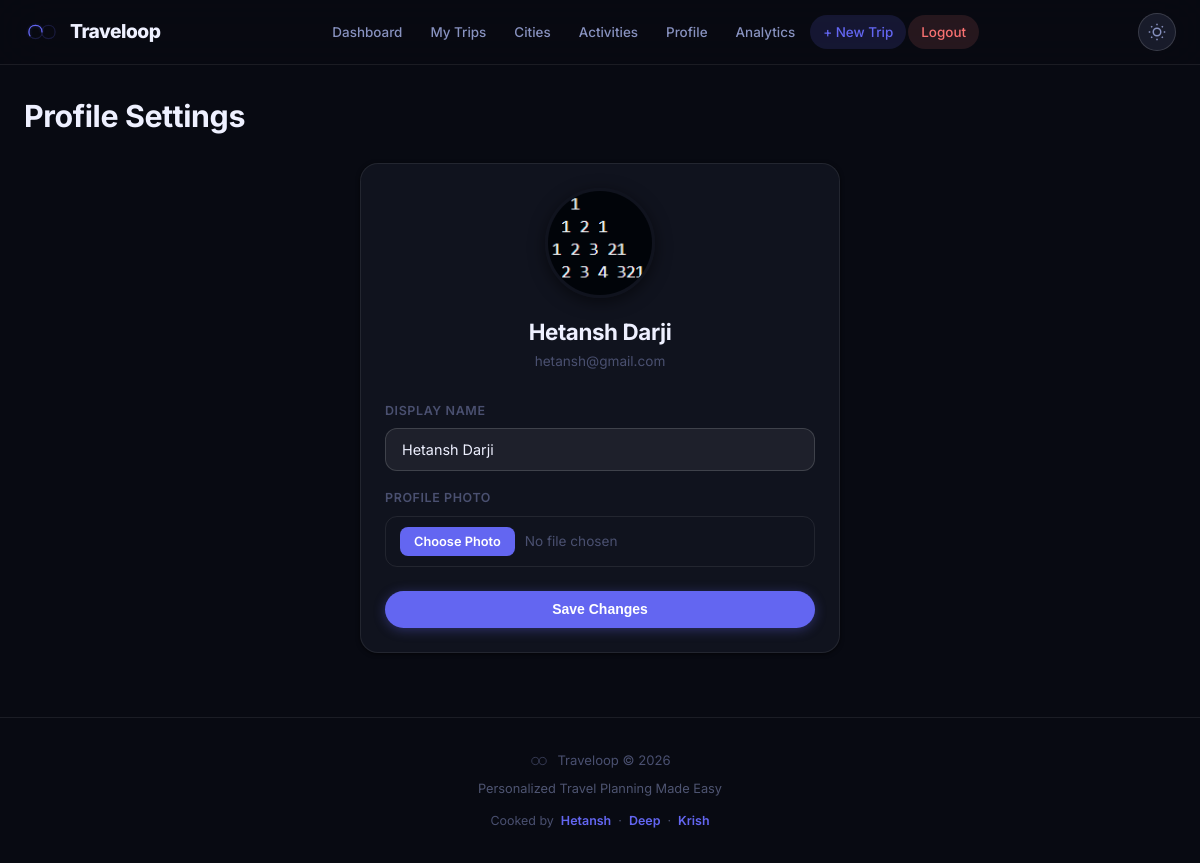
The app's page /profile (signed in) with its own data.
### models.py (models this page shows)
class User(UserMixin, db.Model):
    id = db.Column(db.Integer, primary_key=True)
    name = db.Column(db.String(100), nullable=False)
    email = db.Column(db.String(120), unique=True, nullable=False)
    password = db.Column(db.String(200), nullable=False)
    profile_image = db.Column(
        db.String(200),
        default=""
    )

### app.py (the view, shortened to what this page needs)
@app.route("/profile", methods=["GET", "POST"])
@login_required
def profile():
    form = ProfileForm()
    if request.method == "GET":
        form.name.data = current_user.name
    return render_template(
        "profile.html",
        form=form
    )

### forms.py
class ProfileForm(FlaskForm):
    name = StringField(
        "Name",
        validators=[DataRequired()]
    )
    profile_image = FileField(
        "Profile Image"
    )
    submit = SubmitField("Update Profile")

### app.py (called while the page is built)
@login_manager.user_loader
def load_user(user_id):
    return User.query.get(int(user_id))

@app.after_request
def add_header(response):
    response.cache_control.no_store = True
    response.cache_control.no_cache = True
    response.cache_control.must_revalidate = True
    response.cache_control.max_age = 0
    return response

### templates/profile.html (shortened to what this page needs)
{% extends "base.html" %}
{% block content %}
<div class="page-header fade-up">
    <h2>Profile Settings</h2>
</div>
<div style="max-width:480px;margin:0 auto;" class="fade-up">
    <div class="card">
        <div class="card-body text-center" style="padding-top:1.5rem;">
            {% if current_user.profile_image %}
                <img src="{{ url_for('static', filename='uploads/' + current_user.profile_image) }}"
                     class="avatar" alt="Profile photo"
                     style="border:3px solid var(--bg-surface);box-shadow:0 4px 16px rgba(0,0,0,0.5);">
            {% else %}
                <div class="avatar-placeholder"
                     style="border:3px solid var(--bg-surface);box-shadow:0 4px 16px rgba(0,0,0,0.5);">
                    {{ current_user.name[0].upper() }}
                </div>
            {% endif %}
            <h3 style="margin-bottom:4px;">{{ current_user.name }}</h3>
            <p class="muted" style="font-size:0.85rem;margin-bottom:1.75rem;">{{ current_user.email }}</p>
            <form method="POST" enctype="multipart/form-data" style="text-align:left;">
                <div class="form-group">
                    <label class="form-label">Display Name</label>
                    {{ form.name(class="form-control", value=current_user.name) }}
                </div>
                <div class="form-group mb-4">
                    <label class="form-label">Profile Photo</label>
                    <label class="file-input-label">
                        <span class="file-input-btn">Choose Photo</span>
                        <span class="file-input-text" id="file-label-text">No file chosen</span>
                    </label>
                </div>
                <button type="submit" class="btn btn-primary btn-block">Save Changes</button>
            </form>
        </div>
    </div>
</div>
{% endblock %}

### static/css/style.css (style rules this page uses)
*, *::before, *::after { margin: 0; padding: 0; box-sizing: border-box; }
:root { --bg-base: #080a12; --bg-surface: #10131e; --bg-surface-2: #181b2a; --bg-surface-3: #20243a; --border: rgba(255,255,255,0.08); --border-strong: rgba(255,255,255,0.15); --text-1: #eef0ff; --text-2: #8892c0; --text-3: #4a5070; --accent: #6366f1; --accent-h: #818cf8; --accent-sub: rgba(99,102,241,0.15); --accent-glow: rgba(99,102,241,0.35); --success: #34d399; --success-sub: rgba(52,211,153,0.13); --warning: #fbbf24; --warning-sub: rgba(251,191,36,0.13); --danger: #f87171; --danger-sub: rgba(248,113,113,0.13); --info: #60a5fa; --info-sub: rgba(96,165,250,0.13); --shadow-sm: 0 1px 4px rgba(0,0,0,0.6); --shadow-md: 0 4px 24px rgba(0,0,0,0.6); --shadow-lg: 0 12px 48px rgba(0,0,0,0.7); --shadow-glow: 0 8px 32px rgba(99,102,241,0.25); --navbar-bg: rgba(8,10,18,0.75); --glass-bg: rgba(16,19,30,0.7); --glass-border: rgba(255,255,255,0.1); --scrollbar-bg: #181b2a; --scrollbar-th: #2e3155; --t: 0.22s cubic-bezier(0.4,0,0.2,1); --r-sm: 8px; --r-md: 12px; --r-lg: 18px; --r-xl: 24px; --r-2xl: 32px; }
html { scroll-behavior: smooth; }
body { background: var(--bg-base); color: var(--text-1); font-family: 'Inter', system-ui, sans-serif; font-size: 15px; line-height: 1.65; min-height: 100vh; overflow-x: hidden; transition: background var(--t), color var(--t); }
h1,h2,h3,h4,h5,h6 { font-weight: 700; letter-spacing: -0.4px; color: var(--text-1); line-height: 1.25; margin-bottom: 0; }
h2 { font-size: clamp(1.3rem, 3vw, 1.9rem); }
h3 { font-size: clamp(1.1rem, 2.5vw, 1.4rem); }
p { color: var(--text-2); line-height: 1.7; margin-bottom: 0; }
.card { background: var(--bg-surface); border: 1px solid var(--border); border-radius: var(--r-lg); box-shadow: var(--shadow-sm); transition: background var(--t), border-color var(--t), box-shadow var(--t), transform var(--t); overflow: hidden; }
.card-body { padding: 1.5rem; }
.page-header { display: flex; align-items: center; justify-content: space-between; gap: 1rem; margin-bottom: 1.75rem; flex-wrap: wrap; }
.page-header h1, .page-header h2 { margin-bottom: 0; }
.btn { display: inline-flex; align-items: center; gap: 6px; padding: 0.55rem 1.15rem; border-radius: 999px; font-size: 0.875rem; font-weight: 600; border: none; cursor: pointer; transition: all var(--t); white-space: nowrap; line-height: 1.4; text-decoration: none; }
.btn-primary { background: var(--accent); color: #fff; box-shadow: 0 2px 12px var(--accent-glow); }
.btn-block { width: 100%; justify-content: center; }
.form-group { margin-bottom: 1.1rem; }
.form-label { display: block; font-size: 0.78rem; font-weight: 600; text-transform: uppercase; letter-spacing: 0.6px; color: var(--text-3); margin-bottom: 0.45rem; }
.form-control { width: 100%; background: rgba(255,255,255,0.06) !important; border: 1px solid var(--border-strong) !important; color: var(--text-1) !important; border-radius: var(--r-md) !important; padding: 0.72rem 1rem; font-size: 0.9rem; font-family: inherit; transition: all var(--t); outline: none; }
.form-control::placeholder { color: var(--text-3); }
.avatar { width: 110px; height: 110px; border-radius: 50%; object-fit: cover; border: 3px solid var(--border-strong); display: block; margin: 0 auto 1.25rem; }
.file-input-label { display: flex; align-items: center; gap: 10px; background: var(--bg-input); border: 1px solid var(--border); border-radius: var(--r-md); padding: 10px 14px; cursor: pointer; transition: border-color 0.2s; }
.file-input-btn { background: var(--accent); color: #fff; padding: 4px 14px; border-radius: var(--r-sm); font-size: 0.8rem; font-weight: 600; white-space: nowrap; flex-shrink: 0; }
.file-input-text { font-size: 0.85rem; color: var(--text-3); overflow: hidden; text-overflow: ellipsis; white-space: nowrap; }
.fade-up { animation: fadeUp 0.45s ease both; }
.text-center { text-align: center; }
.mb-4 { margin-bottom: 1.5rem; }
.muted { color: var(--text-3) !important; }

### records on screen
User: profile_image (picture), name "Hetansh Darji", email "hetansh@gmail.com"
